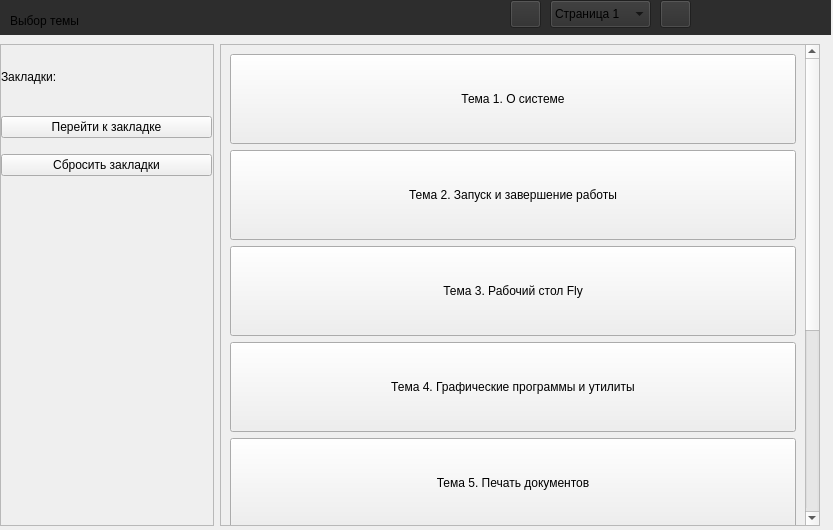
<?xml version="1.0" encoding="UTF-8"?>
<ui version="4.0">
 <class>learn</class>
 <widget class="QWidget" name="learn">
  <property name="geometry">
   <rect>
    <x>0</x>
    <y>0</y>
    <width>833</width>
    <height>530</height>
   </rect>
  </property>
  <property name="windowTitle">
   <string>Обучение</string>
  </property>
  <property name="windowIcon">
   <iconset resource="img.qrc">
    <normaloff>:/new/icons/img/book.png</normaloff>:/new/icons/img/book.png</iconset>
  </property>
  <widget class="QWidget" name="layoutWidget">
   <property name="geometry">
    <rect>
     <x>0</x>
     <y>0</y>
     <width>831</width>
     <height>583</height>
    </rect>
   </property>
   <layout class="QVBoxLayout" name="verticalLayout_3">
    <item>
     <widget class="QFrame" name="menu">
      <property name="minimumSize">
       <size>
        <width>800</width>
        <height>35</height>
       </size>
      </property>
      <property name="maximumSize">
       <size>
        <width>16777215</width>
        <height>40</height>
       </size>
      </property>
      <property name="styleSheet">
       <string notr="true">background-color: rgb(45, 45, 45)</string>
      </property>
      <widget class="QLabel" name="windows">
       <property name="geometry">
        <rect>
         <x>10</x>
         <y>0</y>
         <width>341</width>
         <height>41</height>
        </rect>
       </property>
       <property name="text">
        <string>Выбор темы</string>
       </property>
      </widget>
      <widget class="QWidget" name="layoutWidget">
       <property name="geometry">
        <rect>
         <x>710</x>
         <y>0</y>
         <width>112</width>
         <height>35</height>
        </rect>
       </property>
       <layout class="QHBoxLayout" name="buttlayout">
        <item>
         <widget class="QPushButton" name="back_to_main">
          <property name="minimumSize">
           <size>
            <width>33</width>
            <height>33</height>
           </size>
          </property>
          <property name="maximumSize">
           <size>
            <width>32</width>
            <height>32</height>
           </size>
          </property>
          <property name="cursor">
           <cursorShape>PointingHandCursor</cursorShape>
          </property>
          <property name="text">
           <string/>
          </property>
          <property name="icon">
           <iconset resource="img.qrc">
            <normaloff>:/new/icons/img/back.png</normaloff>:/new/icons/img/back.png</iconset>
          </property>
          <property name="iconSize">
           <size>
            <width>30</width>
            <height>30</height>
           </size>
          </property>
          <property name="flat">
           <bool>true</bool>
          </property>
         </widget>
        </item>
        <item>
         <widget class="QPushButton" name="pins">
          <property name="minimumSize">
           <size>
            <width>32</width>
            <height>32</height>
           </size>
          </property>
          <property name="maximumSize">
           <size>
            <width>32</width>
            <height>32</height>
           </size>
          </property>
          <property name="cursor">
           <cursorShape>PointingHandCursor</cursorShape>
          </property>
          <property name="text">
           <string/>
          </property>
          <property name="icon">
           <iconset resource="img.qrc">
            <normaloff>:/new/icons/img/pin1.png</normaloff>:/new/icons/img/pin1.png</iconset>
          </property>
          <property name="iconSize">
           <size>
            <width>35</width>
            <height>35</height>
           </size>
          </property>
          <property name="checkable">
           <bool>false</bool>
          </property>
          <property name="checked">
           <bool>false</bool>
          </property>
          <property name="autoDefault">
           <bool>false</bool>
          </property>
          <property name="default">
           <bool>false</bool>
          </property>
          <property name="flat">
           <bool>true</bool>
          </property>
         </widget>
        </item>
        <item>
         <widget class="QPushButton" name="settings">
          <property name="minimumSize">
           <size>
            <width>33</width>
            <height>33</height>
           </size>
          </property>
          <property name="maximumSize">
           <size>
            <width>32</width>
            <height>32</height>
           </size>
          </property>
          <property name="cursor">
           <cursorShape>PointingHandCursor</cursorShape>
          </property>
          <property name="text">
           <string/>
          </property>
          <property name="icon">
           <iconset resource="img.qrc">
            <normaloff>:/new/icons/img/settings.png</normaloff>:/new/icons/img/settings.png</iconset>
          </property>
          <property name="iconSize">
           <size>
            <width>30</width>
            <height>30</height>
           </size>
          </property>
          <property name="flat">
           <bool>true</bool>
          </property>
         </widget>
        </item>
       </layout>
      </widget>
      <widget class="QStackedWidget" name="page_buttons">
       <property name="geometry">
        <rect>
         <x>550</x>
         <y>0</y>
         <width>101</width>
         <height>31</height>
        </rect>
       </property>
       <property name="currentIndex">
        <number>1</number>
       </property>
       <widget class="QWidget" name="main_2"/>
       <widget class="QWidget" name="th1">
        <widget class="QComboBox" name="comboBox">
         <property name="geometry">
          <rect>
           <x>0</x>
           <y>0</y>
           <width>101</width>
           <height>28</height>
          </rect>
         </property>
         <property name="layoutDirection">
          <enum>Qt::LayoutDirection::LeftToRight</enum>
         </property>
         <item>
          <property name="text">
           <string>Страница 1</string>
          </property>
         </item>
         <item>
          <property name="text">
           <string>Страница 2</string>
          </property>
         </item>
         <item>
          <property name="text">
           <string>Страница 3</string>
          </property>
         </item>
        </widget>
       </widget>
       <widget class="QWidget" name="th2">
        <widget class="QComboBox" name="comboBox_2">
         <property name="geometry">
          <rect>
           <x>0</x>
           <y>0</y>
           <width>101</width>
           <height>28</height>
          </rect>
         </property>
         <item>
          <property name="text">
           <string>Страница 1</string>
          </property>
         </item>
         <item>
          <property name="text">
           <string>Страница 2</string>
          </property>
         </item>
         <item>
          <property name="text">
           <string>Страница 3</string>
          </property>
         </item>
        </widget>
       </widget>
       <widget class="QWidget" name="th3">
        <widget class="QComboBox" name="comboBox_3">
         <property name="geometry">
          <rect>
           <x>0</x>
           <y>0</y>
           <width>101</width>
           <height>28</height>
          </rect>
         </property>
         <item>
          <property name="text">
           <string>Страница 1</string>
          </property>
         </item>
         <item>
          <property name="text">
           <string>Страница 2</string>
          </property>
         </item>
         <item>
          <property name="text">
           <string>Страница 3</string>
          </property>
         </item>
        </widget>
       </widget>
       <widget class="QWidget" name="th4">
        <widget class="QComboBox" name="comboBox_4">
         <property name="geometry">
          <rect>
           <x>0</x>
           <y>0</y>
           <width>101</width>
           <height>28</height>
          </rect>
         </property>
         <item>
          <property name="text">
           <string>Страница 1</string>
          </property>
         </item>
         <item>
          <property name="text">
           <string>Страница 2</string>
          </property>
         </item>
         <item>
          <property name="text">
           <string>Страница 3</string>
          </property>
         </item>
        </widget>
       </widget>
       <widget class="QWidget" name="th5">
        <widget class="QComboBox" name="comboBox_5">
         <property name="geometry">
          <rect>
           <x>0</x>
           <y>0</y>
           <width>101</width>
           <height>28</height>
          </rect>
         </property>
         <item>
          <property name="text">
           <string>Страница 1</string>
          </property>
         </item>
         <item>
          <property name="text">
           <string>Страница 2</string>
          </property>
         </item>
         <item>
          <property name="text">
           <string>Страница 3</string>
          </property>
         </item>
        </widget>
       </widget>
       <widget class="QWidget" name="th6">
        <widget class="QComboBox" name="comboBox_6">
         <property name="geometry">
          <rect>
           <x>0</x>
           <y>0</y>
           <width>101</width>
           <height>28</height>
          </rect>
         </property>
         <item>
          <property name="text">
           <string>Страница 1</string>
          </property>
         </item>
         <item>
          <property name="text">
           <string>Страница 2</string>
          </property>
         </item>
         <item>
          <property name="text">
           <string>Страница 3</string>
          </property>
         </item>
        </widget>
       </widget>
       <widget class="QWidget" name="th7">
        <widget class="QComboBox" name="comboBox_7">
         <property name="geometry">
          <rect>
           <x>0</x>
           <y>0</y>
           <width>101</width>
           <height>28</height>
          </rect>
         </property>
         <item>
          <property name="text">
           <string>Страница 1</string>
          </property>
         </item>
         <item>
          <property name="text">
           <string>Страница 2</string>
          </property>
         </item>
         <item>
          <property name="text">
           <string>Страница 3</string>
          </property>
         </item>
        </widget>
       </widget>
       <widget class="QWidget" name="th8">
        <widget class="QComboBox" name="comboBox_8">
         <property name="geometry">
          <rect>
           <x>0</x>
           <y>0</y>
           <width>101</width>
           <height>28</height>
          </rect>
         </property>
         <item>
          <property name="text">
           <string>Страница 1</string>
          </property>
         </item>
         <item>
          <property name="text">
           <string>Страница 2</string>
          </property>
         </item>
         <item>
          <property name="text">
           <string>Страница 3</string>
          </property>
         </item>
        </widget>
       </widget>
      </widget>
      <widget class="QPushButton" name="right">
       <property name="geometry">
        <rect>
         <x>660</x>
         <y>0</y>
         <width>31</width>
         <height>28</height>
        </rect>
       </property>
       <property name="text">
        <string/>
       </property>
       <property name="icon">
        <iconset resource="img.qrc">
         <normaloff>:/new/icons/img/right.png</normaloff>:/new/icons/img/right.png</iconset>
       </property>
       <property name="iconSize">
        <size>
         <width>20</width>
         <height>20</height>
        </size>
       </property>
      </widget>
      <widget class="QPushButton" name="left">
       <property name="geometry">
        <rect>
         <x>510</x>
         <y>0</y>
         <width>31</width>
         <height>28</height>
        </rect>
       </property>
       <property name="text">
        <string/>
       </property>
       <property name="icon">
        <iconset resource="img.qrc">
         <normaloff>:/new/icons/img/left.png</normaloff>:/new/icons/img/left.png</iconset>
       </property>
       <property name="iconSize">
        <size>
         <width>20</width>
         <height>20</height>
        </size>
       </property>
      </widget>
     </widget>
    </item>
    <item>
     <widget class="QStackedWidget" name="buttons">
      <property name="minimumSize">
       <size>
        <width>814</width>
        <height>540</height>
       </size>
      </property>
      <property name="maximumSize">
       <size>
        <width>16777215</width>
        <height>10000000</height>
       </size>
      </property>
      <property name="currentIndex">
       <number>0</number>
      </property>
      <widget class="QWidget" name="main">
       <widget class="QWidget" name="layoutWidget">
        <property name="geometry">
         <rect>
          <x>0</x>
          <y>3</y>
          <width>820</width>
          <height>482</height>
         </rect>
        </property>
        <layout class="QHBoxLayout" name="horizontalLayout">
         <item>
          <widget class="QScrollArea" name="scrollArea_2">
           <property name="minimumSize">
            <size>
             <width>212</width>
             <height>450</height>
            </size>
           </property>
           <property name="maximumSize">
            <size>
             <width>16777215</width>
             <height>530</height>
            </size>
           </property>
           <property name="widgetResizable">
            <bool>true</bool>
           </property>
           <widget class="QWidget" name="scrollAreaWidgetContents_3">
            <property name="geometry">
             <rect>
              <x>0</x>
              <y>0</y>
              <width>210</width>
              <height>478</height>
             </rect>
            </property>
            <widget class="QWidget" name="layoutWidget">
             <property name="geometry">
              <rect>
               <x>0</x>
               <y>0</y>
               <width>211</width>
               <height>131</height>
              </rect>
             </property>
             <layout class="QVBoxLayout" name="verticalLayout_2">
              <item>
               <layout class="QHBoxLayout" name="horizontalLayout_3">
                <item>
                 <layout class="QHBoxLayout" name="horizontalLayout_2">
                  <item>
                   <widget class="QLabel" name="label">
                    <property name="maximumSize">
                     <size>
                      <width>65</width>
                      <height>60</height>
                     </size>
                    </property>
                    <property name="text">
                     <string>Закладки:</string>
                    </property>
                   </widget>
                  </item>
                  <item>
                   <widget class="QLabel" name="label_2">
                    <property name="text">
                     <string/>
                    </property>
                   </widget>
                  </item>
                 </layout>
                </item>
               </layout>
              </item>
              <item>
               <widget class="QPushButton" name="GoToPin">
                <property name="text">
                 <string>Перейти к закладке</string>
                </property>
               </widget>
              </item>
              <item>
               <spacer name="horizontalSpacer">
                <property name="orientation">
                 <enum>Qt::Orientation::Horizontal</enum>
                </property>
                <property name="sizeHint" stdset="0">
                 <size>
                  <width>40</width>
                  <height>10</height>
                 </size>
                </property>
               </spacer>
              </item>
              <item>
               <widget class="QPushButton" name="pushButton">
                <property name="text">
                 <string>Сбросить закладки</string>
                </property>
               </widget>
              </item>
             </layout>
            </widget>
           </widget>
          </widget>
         </item>
         <item>
          <widget class="QScrollArea" name="scrollArea">
           <property name="minimumSize">
            <size>
             <width>600</width>
             <height>450</height>
            </size>
           </property>
           <property name="maximumSize">
            <size>
             <width>16777215</width>
             <height>16777215</height>
            </size>
           </property>
           <property name="widgetResizable">
            <bool>true</bool>
           </property>
           <widget class="QWidget" name="scrollAreaWidgetContents">
            <property name="geometry">
             <rect>
              <x>0</x>
              <y>0</y>
              <width>584</width>
              <height>806</height>
             </rect>
            </property>
            <layout class="QVBoxLayout" name="verticalLayout">
             <item>
              <widget class="QPushButton" name="butt1">
               <property name="minimumSize">
                <size>
                 <width>0</width>
                 <height>90</height>
                </size>
               </property>
               <property name="cursor">
                <cursorShape>PointingHandCursor</cursorShape>
               </property>
               <property name="text">
                <string>Тема 1. О системе</string>
               </property>
               <property name="default">
                <bool>false</bool>
               </property>
              </widget>
             </item>
             <item>
              <widget class="QPushButton" name="butt2">
               <property name="minimumSize">
                <size>
                 <width>0</width>
                 <height>90</height>
                </size>
               </property>
               <property name="cursor">
                <cursorShape>PointingHandCursor</cursorShape>
               </property>
               <property name="text">
                <string>Тема 2. Запуск и завершение работы</string>
               </property>
               <property name="default">
                <bool>false</bool>
               </property>
              </widget>
             </item>
             <item>
              <widget class="QPushButton" name="butt3">
               <property name="minimumSize">
                <size>
                 <width>0</width>
                 <height>90</height>
                </size>
               </property>
               <property name="cursor">
                <cursorShape>PointingHandCursor</cursorShape>
               </property>
               <property name="text">
                <string>Тема 3. Рабочий стол Fly</string>
               </property>
               <property name="default">
                <bool>false</bool>
               </property>
              </widget>
             </item>
             <item>
              <widget class="QPushButton" name="butt4">
               <property name="minimumSize">
                <size>
                 <width>0</width>
                 <height>90</height>
                </size>
               </property>
               <property name="cursor">
                <cursorShape>PointingHandCursor</cursorShape>
               </property>
               <property name="text">
                <string>Тема 4. Графические программы и утилиты</string>
               </property>
              </widget>
             </item>
             <item>
              <widget class="QPushButton" name="butt5">
               <property name="minimumSize">
                <size>
                 <width>0</width>
                 <height>90</height>
                </size>
               </property>
               <property name="cursor">
                <cursorShape>PointingHandCursor</cursorShape>
               </property>
               <property name="text">
                <string>Тема 5. Печать документов</string>
               </property>
              </widget>
             </item>
             <item>
              <widget class="QPushButton" name="butt6">
               <property name="minimumSize">
                <size>
                 <width>0</width>
                 <height>90</height>
                </size>
               </property>
               <property name="cursor">
                <cursorShape>PointingHandCursor</cursorShape>
               </property>
               <property name="text">
                <string>Тема 6. Средства организации работы в сети</string>
               </property>
              </widget>
             </item>
             <item>
              <widget class="QPushButton" name="butt7">
               <property name="minimumSize">
                <size>
                 <width>0</width>
                 <height>90</height>
                </size>
               </property>
               <property name="cursor">
                <cursorShape>PointingHandCursor</cursorShape>
               </property>
               <property name="text">
                <string>Тема 7. Работа с СЗИ</string>
               </property>
              </widget>
             </item>
             <item>
              <widget class="QPushButton" name="butt8">
               <property name="minimumSize">
                <size>
                 <width>0</width>
                 <height>90</height>
                </size>
               </property>
               <property name="cursor">
                <cursorShape>PointingHandCursor</cursorShape>
               </property>
               <property name="text">
                <string>Тема 8. Система управления базами данных</string>
               </property>
              </widget>
             </item>
             <item>
              <spacer name="horizontalSpacer_2">
               <property name="orientation">
                <enum>Qt::Orientation::Horizontal</enum>
               </property>
               <property name="sizeHint" stdset="0">
                <size>
                 <width>40</width>
                 <height>20</height>
                </size>
               </property>
              </spacer>
             </item>
            </layout>
           </widget>
          </widget>
         </item>
        </layout>
       </widget>
      </widget>
      <widget class="QWidget" name="page1">
       <widget class="QStackedWidget" name="pages_1">
        <property name="geometry">
         <rect>
          <x>-1</x>
          <y>-1</y>
          <width>831</width>
          <height>491</height>
         </rect>
        </property>
        <widget class="QWidget" name="page_1_1">
         <widget class="QScrollArea" name="page_1_1_scr">
          <property name="geometry">
           <rect>
            <x>-1</x>
            <y>-1</y>
            <width>831</width>
            <height>491</height>
           </rect>
          </property>
          <property name="widgetResizable">
           <bool>true</bool>
          </property>
          <widget class="QWidget" name="scrollAreaWidgetContents_2">
           <property name="geometry">
            <rect>
             <x>0</x>
             <y>0</y>
             <width>829</width>
             <height>489</height>
            </rect>
           </property>
           <layout class="QVBoxLayout" name="verticalLayout_4">
            <item>
             <widget class="QTextBrowser" name="textBrowser">
              <property name="html">
               <string>&lt;!DOCTYPE HTML PUBLIC &quot;-//W3C//DTD HTML 4.0//EN&quot; &quot;http://www.w3.org/TR/REC-html40/strict.dtd&quot;&gt;
&lt;html&gt;&lt;head&gt;&lt;meta name=&quot;qrichtext&quot; content=&quot;1&quot; /&gt;&lt;meta charset=&quot;utf-8&quot; /&gt;&lt;style type=&quot;text/css&quot;&gt;
p, li { white-space: pre-wrap; }
hr { height: 1px; border-width: 0; }
li.unchecked::marker { content: &quot;\2610&quot;; }
li.checked::marker { content: &quot;\2612&quot;; }
&lt;/style&gt;&lt;/head&gt;&lt;body style=&quot; font-family:'Segoe UI'; font-size:11pt; font-weight:400; font-style:normal;&quot;&gt;
&lt;p style=&quot; margin-top:0px; margin-bottom:0px; margin-left:0px; margin-right:0px; -qt-block-indent:0; text-indent:0px;&quot;&gt;&lt;span style=&quot; font-size:16pt; font-weight:700;&quot;&gt;Общая информация&lt;/span&gt;&lt;/p&gt;
&lt;p style=&quot;-qt-paragraph-type:empty; margin-top:0px; margin-bottom:0px; margin-left:0px; margin-right:0px; -qt-block-indent:0; text-indent:0px; font-size:16pt; font-weight:700;&quot;&gt;&lt;br /&gt;&lt;/p&gt;
&lt;p style=&quot; margin-top:0px; margin-bottom:0px; margin-left:0px; margin-right:0px; -qt-block-indent:0; text-indent:0px;&quot;&gt;&lt;span style=&quot; font-size:12pt; font-weight:700;&quot;&gt;Astra Linux &lt;/span&gt;&lt;span style=&quot; font-size:12pt;&quot;&gt;- российская операционная система, разрабатываемая на базе ядра Linux, на данный момент активно внедряется в государственнные учреждения. История начала разработки берет начало с 2008 годов, а первая версия была выпущена к концу 2010 года. В системе присутствуют приложения типа .deb, которые можно установить с помощью пакетного менеджера apt. В состав системы входят,  предустанавливаясь: LibreOffice(аналог Microsoft Office), браузер Firefox, почтовый клиент Thunderbird(организовывает электронный почтовый ящик) и другие приложения и программы. Обновления(в зависимости от версий) происходят два раза в год. Официальный сайт системы: &lt;/span&gt;&lt;a href=&quot;https://astralinux.ru/&quot;&gt;&lt;span style=&quot; text-decoration: underline; color:#007af4;&quot;&gt;astralinux.ru&lt;/span&gt;&lt;/a&gt;&lt;span style=&quot; font-size:12pt;&quot;&gt; . Дистрибутив обещает безопасность и надежность, а так же совместимость с помощью Ready for Astra.&lt;/span&gt;&lt;/p&gt;
&lt;p style=&quot;-qt-paragraph-type:empty; margin-top:0px; margin-bottom:0px; margin-left:0px; margin-right:0px; -qt-block-indent:0; text-indent:0px; text-decoration: underline; color:#007af4;&quot;&gt;&lt;br /&gt;&lt;/p&gt;
&lt;p style=&quot; margin-top:0px; margin-bottom:0px; margin-left:0px; margin-right:0px; -qt-block-indent:0; text-indent:0px;&quot;&gt;&lt;img src=&quot;:/new/learn/img/logoNewAL.png&quot; /&gt;&lt;/p&gt;
&lt;p style=&quot; margin-top:0px; margin-bottom:0px; margin-left:0px; margin-right:0px; -qt-block-indent:0; text-indent:0px;&quot;&gt;&lt;span style=&quot; font-style:italic; color:#b7b7b7;&quot;&gt;Логототип Astra Linux&lt;/span&gt;&lt;/p&gt;
&lt;p style=&quot;-qt-paragraph-type:empty; margin-top:0px; margin-bottom:0px; margin-left:0px; margin-right:0px; -qt-block-indent:0; text-indent:0px; font-size:12pt;&quot;&gt;&lt;br /&gt;&lt;/p&gt;&lt;/body&gt;&lt;/html&gt;</string>
              </property>
             </widget>
            </item>
           </layout>
          </widget>
         </widget>
        </widget>
        <widget class="QWidget" name="page_2_1">
         <widget class="QScrollArea" name="page_1_1_scr_2">
          <property name="geometry">
           <rect>
            <x>-1</x>
            <y>-1</y>
            <width>831</width>
            <height>491</height>
           </rect>
          </property>
          <property name="widgetResizable">
           <bool>true</bool>
          </property>
          <widget class="QWidget" name="scrollAreaWidgetContents_5">
           <property name="geometry">
            <rect>
             <x>0</x>
             <y>0</y>
             <width>829</width>
             <height>489</height>
            </rect>
           </property>
           <layout class="QVBoxLayout" name="verticalLayout_6">
            <item>
             <widget class="QTextBrowser" name="textBrowser_3">
              <property name="html">
               <string>&lt;!DOCTYPE HTML PUBLIC &quot;-//W3C//DTD HTML 4.0//EN&quot; &quot;http://www.w3.org/TR/REC-html40/strict.dtd&quot;&gt;
&lt;html&gt;&lt;head&gt;&lt;meta name=&quot;qrichtext&quot; content=&quot;1&quot; /&gt;&lt;meta charset=&quot;utf-8&quot; /&gt;&lt;style type=&quot;text/css&quot;&gt;
p, li { white-space: pre-wrap; }
hr { height: 1px; border-width: 0; }
li.unchecked::marker { content: &quot;\2610&quot;; }
li.checked::marker { content: &quot;\2612&quot;; }
&lt;/style&gt;&lt;/head&gt;&lt;body style=&quot; font-family:'Segoe UI'; font-size:11pt; font-weight:400; font-style:normal;&quot;&gt;
&lt;p style=&quot; margin-top:0px; margin-bottom:0px; margin-left:0px; margin-right:0px; -qt-block-indent:0; text-indent:0px;&quot;&gt;&lt;span style=&quot; font-size:16pt; font-weight:700;&quot;&gt;Графический интерфейс&lt;/span&gt;&lt;/p&gt;
&lt;p style=&quot;-qt-paragraph-type:empty; margin-top:0px; margin-bottom:0px; margin-left:0px; margin-right:0px; -qt-block-indent:0; text-indent:0px; font-size:16pt; font-weight:700;&quot;&gt;&lt;br /&gt;&lt;/p&gt;
&lt;p style=&quot; margin-top:0px; margin-bottom:0px; margin-left:0px; margin-right:0px; -qt-block-indent:0; text-indent:0px;&quot;&gt;&lt;span style=&quot; font-size:12pt;&quot;&gt;В качестве графичесокого интерфейса системы используется Fly, собственная разработка компании, включает в себя рабочий стол, меню приложений и прочие механизмы для графической работы с системой.&lt;/span&gt;&lt;/p&gt;
&lt;p style=&quot;-qt-paragraph-type:empty; margin-top:0px; margin-bottom:0px; margin-left:0px; margin-right:0px; -qt-block-indent:0; text-indent:0px; font-size:12pt;&quot;&gt;&lt;br /&gt;&lt;/p&gt;
&lt;p style=&quot; margin-top:0px; margin-bottom:0px; margin-left:0px; margin-right:0px; -qt-block-indent:0; text-indent:0px;&quot;&gt;&lt;img src=&quot;:/new/learn/img/Screenshot_20250522_091723 (2).png&quot; /&gt;&lt;/p&gt;
&lt;p style=&quot;-qt-paragraph-type:empty; margin-top:0px; margin-bottom:0px; margin-left:0px; margin-right:0px; -qt-block-indent:0; text-indent:0px; text-decoration: underline; color:#007af4;&quot;&gt;&lt;br /&gt;&lt;/p&gt;
&lt;p style=&quot; margin-top:0px; margin-bottom:0px; margin-left:0px; margin-right:0px; -qt-block-indent:0; text-indent:0px;&quot;&gt;&lt;span style=&quot; font-style:italic; color:#b7b7b7;&quot;&gt;Рабочий стол системы&lt;/span&gt;&lt;/p&gt;
&lt;p style=&quot;-qt-paragraph-type:empty; margin-top:0px; margin-bottom:0px; margin-left:0px; margin-right:0px; -qt-block-indent:0; text-indent:0px; font-style:italic; color:#b7b7b7;&quot;&gt;&lt;br /&gt;&lt;/p&gt;
&lt;p style=&quot; margin-top:0px; margin-bottom:0px; margin-left:0px; margin-right:0px; -qt-block-indent:0; text-indent:0px;&quot;&gt;&lt;img src=&quot;:/new/learn/img/Screenshot_20250522_091811.png&quot; /&gt;&lt;/p&gt;
&lt;p style=&quot;-qt-paragraph-type:empty; margin-top:0px; margin-bottom:0px; margin-left:0px; margin-right:0px; -qt-block-indent:0; text-indent:0px;&quot;&gt;&lt;br /&gt;&lt;/p&gt;
&lt;p style=&quot; margin-top:0px; margin-bottom:0px; margin-left:0px; margin-right:0px; -qt-block-indent:0; text-indent:0px;&quot;&gt;&lt;span style=&quot; font-style:italic; color:#b7b7b7;&quot;&gt;Меню приложений&lt;/span&gt;&lt;/p&gt;&lt;/body&gt;&lt;/html&gt;</string>
              </property>
             </widget>
            </item>
           </layout>
          </widget>
         </widget>
        </widget>
        <widget class="QWidget" name="page_3_1">
         <widget class="QScrollArea" name="page_1_1_scr_3">
          <property name="geometry">
           <rect>
            <x>-1</x>
            <y>-1</y>
            <width>831</width>
            <height>491</height>
           </rect>
          </property>
          <property name="widgetResizable">
           <bool>true</bool>
          </property>
          <widget class="QWidget" name="scrollAreaWidgetContents_4">
           <property name="geometry">
            <rect>
             <x>0</x>
             <y>0</y>
             <width>829</width>
             <height>489</height>
            </rect>
           </property>
           <layout class="QVBoxLayout" name="verticalLayout_5">
            <item>
             <widget class="QTextBrowser" name="textBrowser_2">
              <property name="html">
               <string>&lt;!DOCTYPE HTML PUBLIC &quot;-//W3C//DTD HTML 4.0//EN&quot; &quot;http://www.w3.org/TR/REC-html40/strict.dtd&quot;&gt;
&lt;html&gt;&lt;head&gt;&lt;meta name=&quot;qrichtext&quot; content=&quot;1&quot; /&gt;&lt;meta charset=&quot;utf-8&quot; /&gt;&lt;style type=&quot;text/css&quot;&gt;
p, li { white-space: pre-wrap; }
hr { height: 1px; border-width: 0; }
li.unchecked::marker { content: &quot;\2610&quot;; }
li.checked::marker { content: &quot;\2612&quot;; }
&lt;/style&gt;&lt;/head&gt;&lt;body style=&quot; font-family:'Segoe UI'; font-size:11pt; font-weight:400; font-style:normal;&quot;&gt;
&lt;p style=&quot; margin-top:0px; margin-bottom:0px; margin-left:0px; margin-right:0px; -qt-block-indent:0; text-indent:0px;&quot;&gt;&lt;span style=&quot; font-size:16pt; font-weight:700;&quot;&gt;Применение&lt;/span&gt;&lt;/p&gt;
&lt;p style=&quot;-qt-paragraph-type:empty; margin-top:0px; margin-bottom:0px; margin-left:0px; margin-right:0px; -qt-block-indent:0; text-indent:0px; font-size:16pt; font-weight:700;&quot;&gt;&lt;br /&gt;&lt;/p&gt;
&lt;p style=&quot; margin-top:0px; margin-bottom:0px; margin-left:0px; margin-right:0px; -qt-block-indent:0; text-indent:0px;&quot;&gt;На данный момент Astra Linux применяется в государственных учреждений в различных сферах, например, здравоохранение, образование, промышленности и ЖКХ. Например, на ней построена информационная система Национально центра управление обороной РФ. Может применяться также и для личного использования и прочих нужд.&lt;/p&gt;
&lt;p style=&quot;-qt-paragraph-type:empty; margin-top:0px; margin-bottom:0px; margin-left:0px; margin-right:0px; -qt-block-indent:0; text-indent:0px; text-decoration: underline; color:#007af4;&quot;&gt;&lt;br /&gt;&lt;/p&gt;
&lt;p style=&quot; margin-top:0px; margin-bottom:0px; margin-left:0px; margin-right:0px; -qt-block-indent:0; text-indent:0px;&quot;&gt;&lt;img src=&quot;:/new/learn/img/Emblem_of_Ministry_of_Health_of_.png&quot; /&gt;&lt;/p&gt;
&lt;p style=&quot; margin-top:0px; margin-bottom:0px; margin-left:0px; margin-right:0px; -qt-block-indent:0; text-indent:0px;&quot;&gt;&lt;span style=&quot; font-style:italic; color:#b7b7b7;&quot;&gt;Эмблема здравоохранения РФ&lt;/span&gt;&lt;/p&gt;
&lt;p style=&quot;-qt-paragraph-type:empty; margin-top:0px; margin-bottom:0px; margin-left:0px; margin-right:0px; -qt-block-indent:0; text-indent:0px; font-style:italic; color:#b7b7b7;&quot;&gt;&lt;br /&gt;&lt;/p&gt;
&lt;p style=&quot;-qt-paragraph-type:empty; margin-top:0px; margin-bottom:0px; margin-left:0px; margin-right:0px; -qt-block-indent:0; text-indent:0px;&quot;&gt;&lt;br /&gt;&lt;/p&gt;
&lt;p style=&quot;-qt-paragraph-type:empty; margin-top:0px; margin-bottom:0px; margin-left:0px; margin-right:0px; -qt-block-indent:0; text-indent:0px; font-size:12pt;&quot;&gt;&lt;br /&gt;&lt;/p&gt;&lt;/body&gt;&lt;/html&gt;</string>
              </property>
             </widget>
            </item>
           </layout>
          </widget>
         </widget>
        </widget>
       </widget>
      </widget>
      <widget class="QWidget" name="page8">
       <widget class="QStackedWidget" name="pages_8">
        <property name="geometry">
         <rect>
          <x>0</x>
          <y>0</y>
          <width>831</width>
          <height>501</height>
         </rect>
        </property>
        <widget class="QWidget" name="page_1_8"/>
        <widget class="QWidget" name="page_2_8"/>
        <widget class="QWidget" name="page_3_8"/>
       </widget>
      </widget>
      <widget class="QWidget" name="page2">
       <widget class="QStackedWidget" name="pages_2">
        <property name="geometry">
         <rect>
          <x>0</x>
          <y>0</y>
          <width>831</width>
          <height>501</height>
         </rect>
        </property>
        <widget class="QWidget" name="page_1_2"/>
        <widget class="QWidget" name="page_3_2"/>
        <widget class="QWidget" name="page_2_2"/>
       </widget>
      </widget>
      <widget class="QWidget" name="page4">
       <widget class="QStackedWidget" name="pages_4">
        <property name="geometry">
         <rect>
          <x>0</x>
          <y>0</y>
          <width>831</width>
          <height>501</height>
         </rect>
        </property>
        <widget class="QWidget" name="page_1_4"/>
        <widget class="QWidget" name="page_2_4"/>
        <widget class="QWidget" name="page_3_4"/>
       </widget>
      </widget>
      <widget class="QWidget" name="page5">
       <widget class="QStackedWidget" name="pages_5">
        <property name="geometry">
         <rect>
          <x>0</x>
          <y>0</y>
          <width>831</width>
          <height>501</height>
         </rect>
        </property>
        <widget class="QWidget" name="page_1_5"/>
        <widget class="QWidget" name="page_2_5"/>
        <widget class="QWidget" name="page_3_5"/>
       </widget>
      </widget>
      <widget class="QWidget" name="page6">
       <widget class="QStackedWidget" name="pages_6">
        <property name="geometry">
         <rect>
          <x>0</x>
          <y>0</y>
          <width>831</width>
          <height>501</height>
         </rect>
        </property>
        <widget class="QWidget" name="page_1_6"/>
        <widget class="QWidget" name="page_3_6"/>
        <widget class="QWidget" name="page_2_6"/>
       </widget>
      </widget>
      <widget class="QWidget" name="page7">
       <widget class="QStackedWidget" name="pages_7">
        <property name="geometry">
         <rect>
          <x>0</x>
          <y>0</y>
          <width>831</width>
          <height>501</height>
         </rect>
        </property>
        <widget class="QWidget" name="page_1_7"/>
        <widget class="QWidget" name="page_2_7"/>
        <widget class="QWidget" name="page_3_7"/>
       </widget>
      </widget>
      <widget class="QWidget" name="page3">
       <widget class="QStackedWidget" name="pages_3">
        <property name="geometry">
         <rect>
          <x>0</x>
          <y>0</y>
          <width>831</width>
          <height>501</height>
         </rect>
        </property>
        <widget class="QWidget" name="page_1_3"/>
        <widget class="QWidget" name="page_3_3"/>
        <widget class="QWidget" name="page_2_3"/>
       </widget>
      </widget>
     </widget>
    </item>
   </layout>
  </widget>
 </widget>
 <resources>
  <include location="img.qrc"/>
 </resources>
 <connections/>
</ui>
